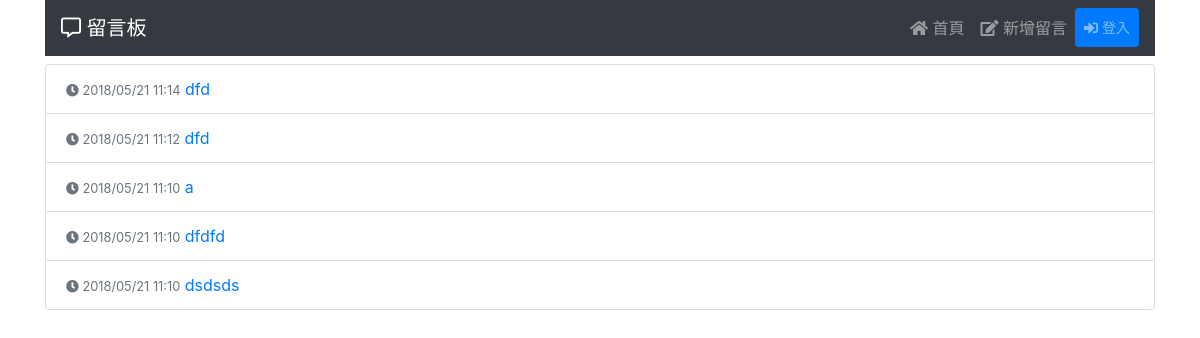
The page /message/ on the database as committed earlier.
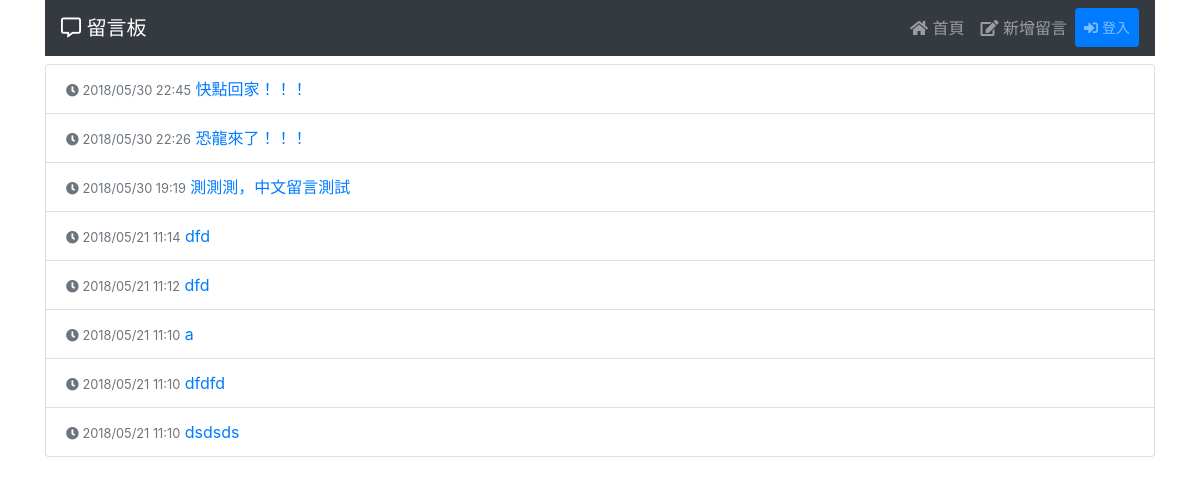
The same page on the database as committed later.
### web/models.py (models this page shows, shortened)
class Message(models.Model):
        user = models.CharField(max_length=50, verbose_name='姓名')
        subject = models.CharField(max_length=200, verbose_name='主旨')
        content = models.TextField(verbose_name='內容')
        publication_date = models.DateTimeField(auto_now_add=True)

### web/views.py (the view)
# urls.py: path('', views.MessageListView.as_view()),
class MessageListView(generic.ListView):
    model = Message
    ordering = ['-id']

### templates/web/message_list.html (shortened to what this page needs)
{% extends "base.html" %}
{% block content %}
<ul class="list-group mt-2">
  {% for message in message_list %}
  <li class="list-group-item list-group-item-action">
    <small class="text-muted"><i class="fas fa-clock"></i> {{message.publication_date|date:"Y/m/d H:i"}}</small>
    <a href="{{message.id}}">{{ message.subject }}</a>
  </li>
  {% endfor %}
</ul>
{% endblock %}

### templates/base.html (shortened to what this page needs)
<!doctype html>
<html lang="en">
  <head>
    <link rel="stylesheet" href="https://stackpath.bootstrapcdn.com/bootstrap/4.1.1/css/bootstrap.min.css">
    <link rel="stylesheet" href="https://use.fontawesome.com/releases/v5.0.13/css/all.css">
    <link rel="stylesheet" href="/static/custom.css">
  </head>
  <body>
    <div class="container">
      {% include "navbar.html" %}
      {% block content %}{% endblock %}
    </div>
  </body>
</html>

### templates/navbar.html (shortened to what this page needs)
<nav class="navbar navbar-expand-sm navbar-dark bg-dark mb-2">
  <div class="navbar-brand"><i class="far fa-comment-alt"></i> 留言板</div>
  <div class="collapse navbar-collapse" id="navbarNav">
    <ul class="navbar-nav ml-auto">
      <li class="nav-item"><a href="/" class="nav-link"><i class="fas fa-home"></i> 首頁</a></li>
      <li class="nav-item"><a href="/message/create" class="nav-link"><i class="fas fa-edit"></i> 新增留言</a></li>
      {% if user.is_authenticated %}
      <li class="nav-item"><a href="/accounts/logout" class="nav-link btn btn-sm btn-primary">{{ user.username }} <i class="fas fa-sign-out-alt"></i> 登出</a></li>
      {% else %}
      <li class="nav-item"><a href="{% url 'login' %}" class="nav-link btn btn-sm btn-primary"><i class="fas fa-sign-in-alt"></i> 登入</a></li>
      {% endif %}
    </ul>
  </div>
</nav>

Rows that differ between the two databases and show on the page:
added Message: publication_date "2018/05/30 22:45", subject "快點回家！！！"
added Message: publication_date "2018/05/30 22:26", subject "恐龍來了！！！"
added Message: publication_date "2018/05/30 19:19", subject "測測測，中文留言測試"
